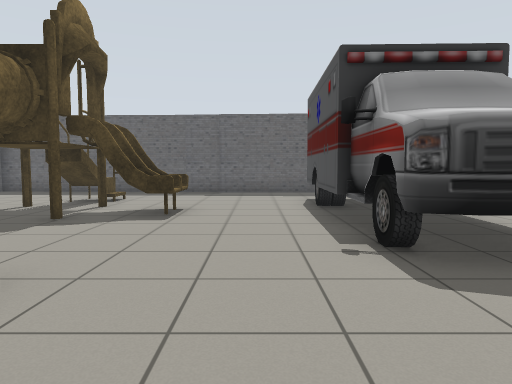
view 1 (above)

18 first-person views from a walk through a world built for the Gazebo simulator. The camera is 0.94 m above the floor, tilts 4° down and sees 70° across. Floor lines are 1 m apart. The floor is counted in squares, 1 m on a side. Each view is taken from the middle of a square. On the plan, view 1 faces up. The plan holds only what a view shows up to about 13 squares ahead; the rest is blank. Robots are left out. Some surface patterns are stand-ins.

view 2
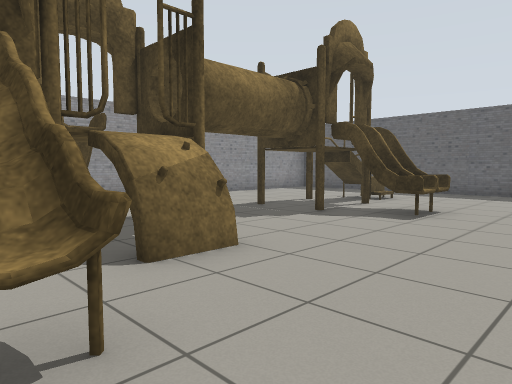

view 3
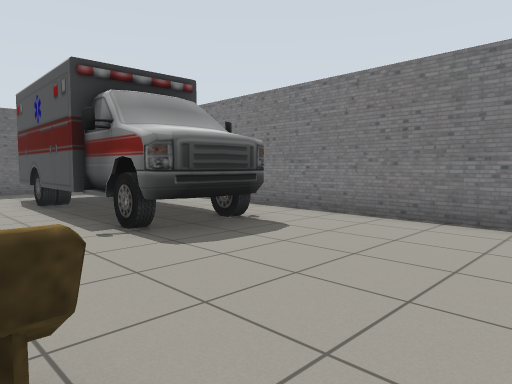

view 4
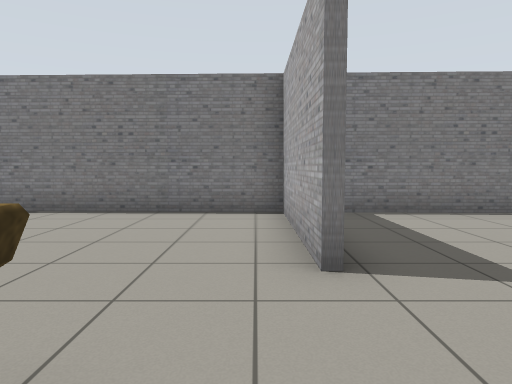

view 5
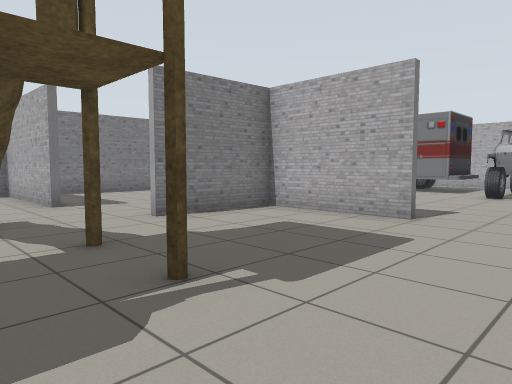

view 6
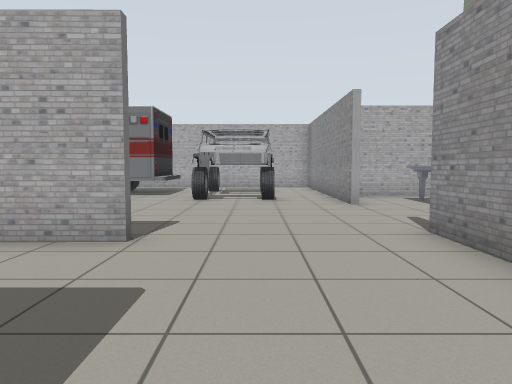

view 7
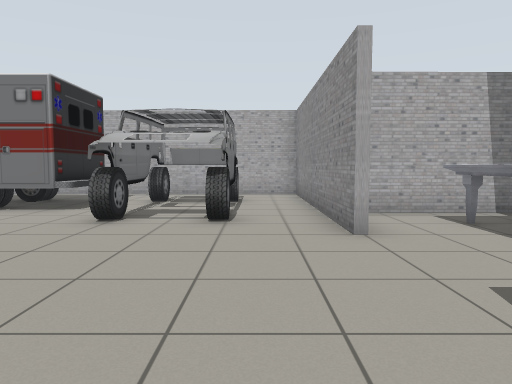

view 8
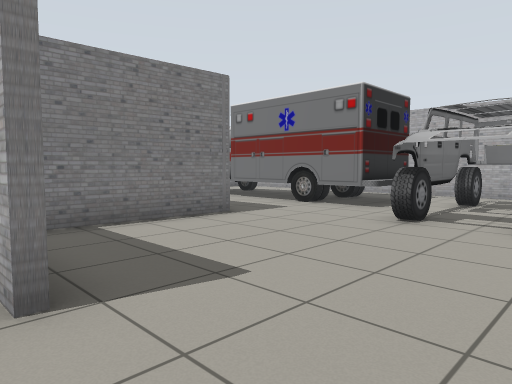

view 9
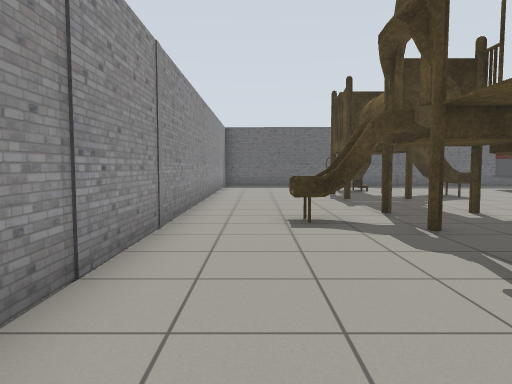

view 10
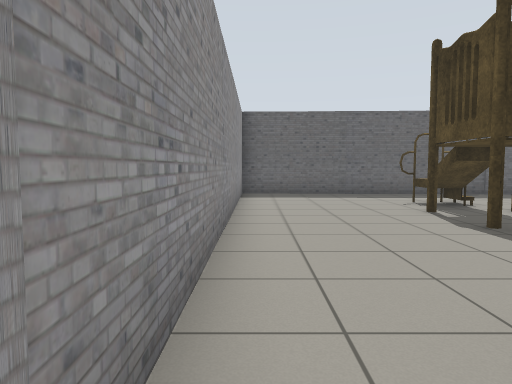

view 11
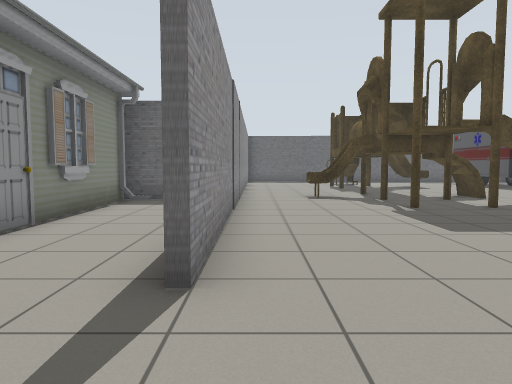

view 12
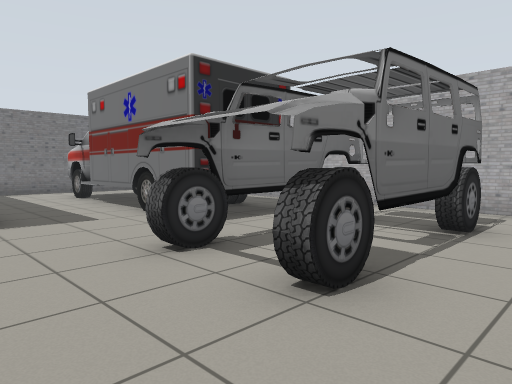

view 13
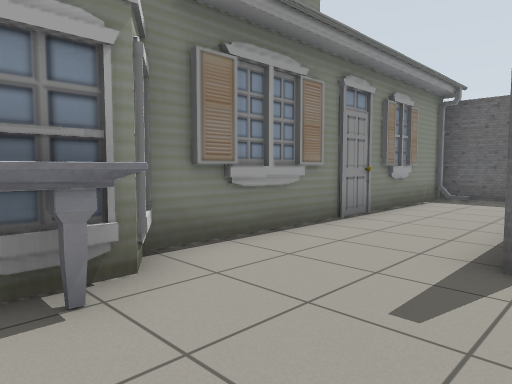

view 14
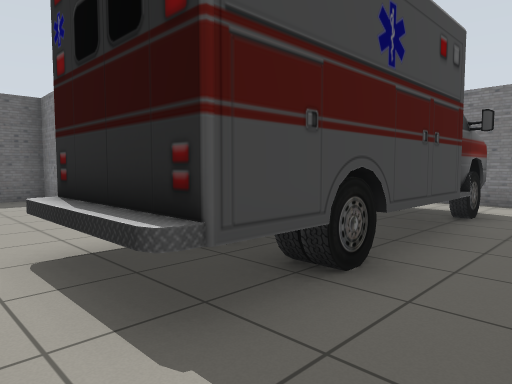

view 15
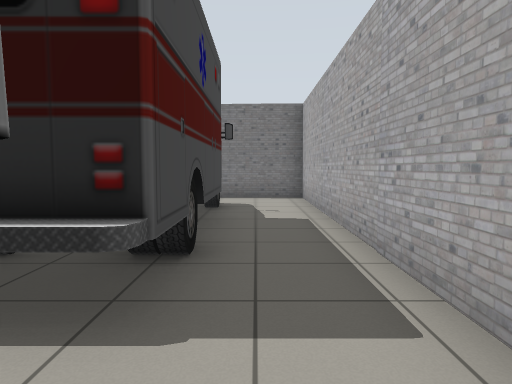

view 16
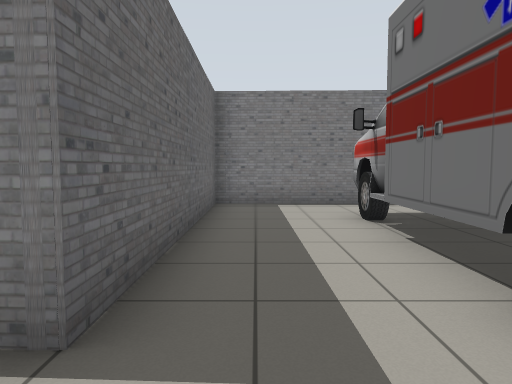

view 17
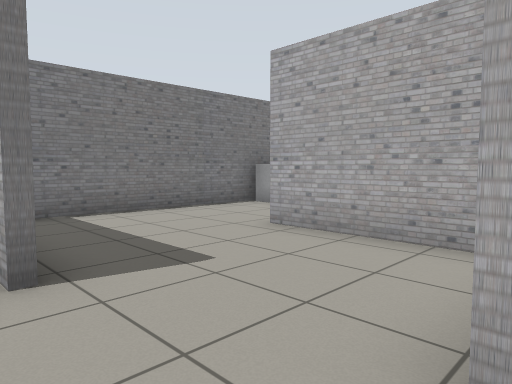

view 18
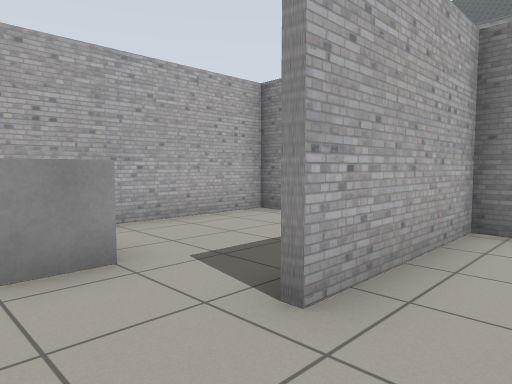

### Floor plan
Key: @ floor where view 1 was taken; # wall or solid block; . floor; A ambulance; P playground; C car; T marble table; B grey box.
Columns run from 13 left of view 1 to 6 right of it. Each row starts with its distance up from view 1.
 14    #####
 13    #... ########
 12    #............
 11    #...........A
 10    #....PP.....A
  9    #....PP.....A
  8    #....PPPP...A
  7    #....PPPP...A
  6    #....PP.....AAA.#
  5    #....PP....AAAA.#
  4    #....PP.....AA..#
  3    #....PPPP.......#
  2 ####..PPPPPP.......#
  1 #..#....PPPPP......#
  0 #..#....PPPPP@.....#
 -1 #..#....PP........ #
 -2 #..#...........#####
 -3 #..#.......#......#
 -4 #..#.......#......#
 -5 #..#.......#......#
 -6 #..#....########..#
 -7 #..........#......#
 -8 #..........#....BB#
 -9  T.........#.....B#
-10  T.#.......########
-11  T.#..CCC.........#
-12 ...#..CCC.........#
-13 ####..CCCAAAAAAAA.#
-14    #..CCCA       .#
-15    #..CCCAAAAAAAA.#
-16    #..............#
-17    ####..........##
-18       ############

Positions as (right, up) in squares from view 1, and headings:
1: (0, 0), facing up
2: (1, 0), facing up-left
3: (-1, -1), facing up-right
4: (-2, -1), facing right
5: (-8, 1), facing down-right
6: (-7, -1), facing down
7: (-8, -5), facing down
8: (-8, -5), facing down-right
9: (-8, -4), facing up
10: (-9, 1), facing up
11: (-9, -9), facing up
12: (-9, -9), facing down-right
13: (-9, -10), facing up-left
14: (-5, -17), facing up-right
15: (-6, -16), facing right
16: (-4, -11), facing right
17: (-2, -1), facing down-right
18: (4, -4), facing down-left
